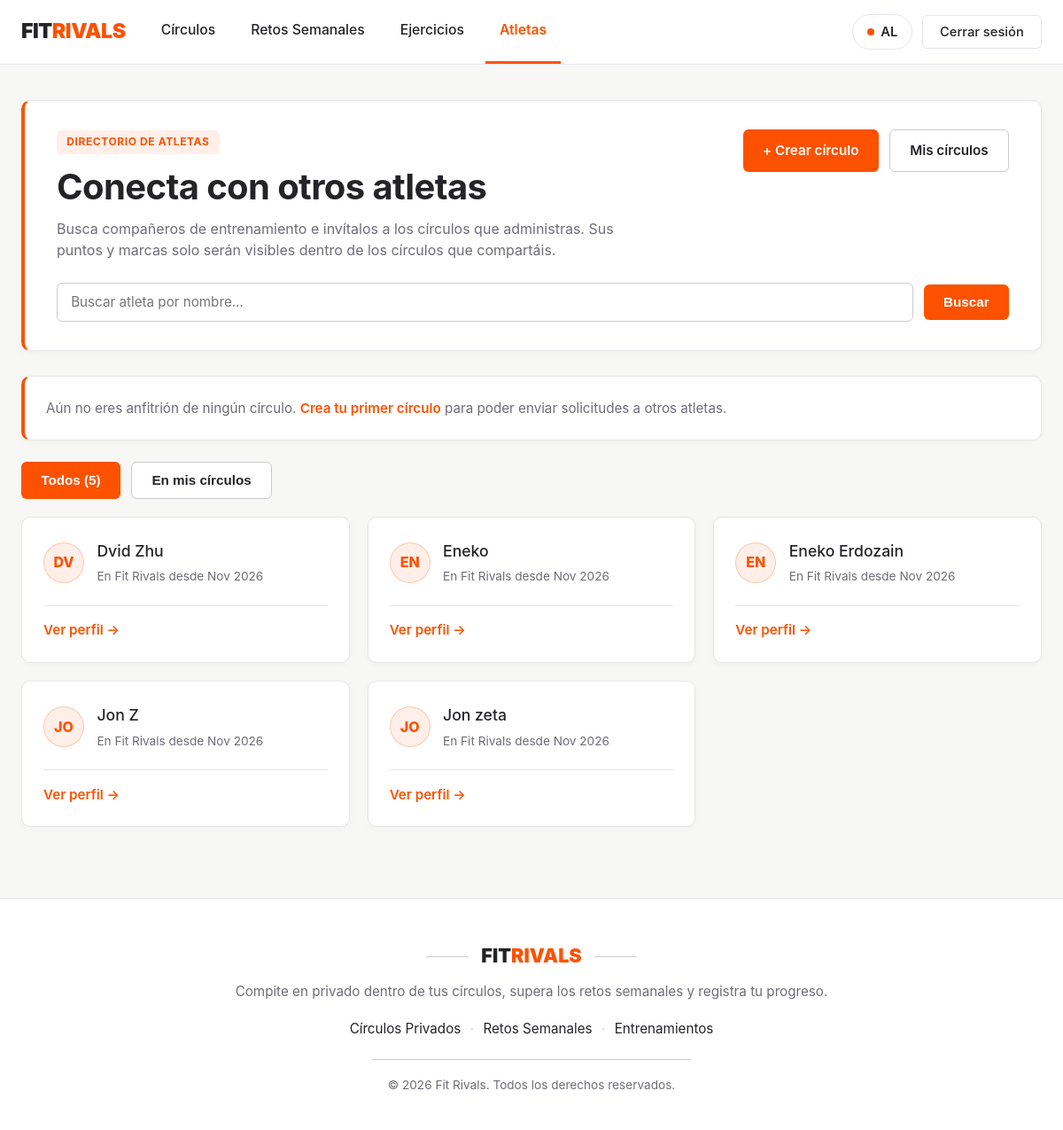
The app's page /usuarios/ (signed in), older data.
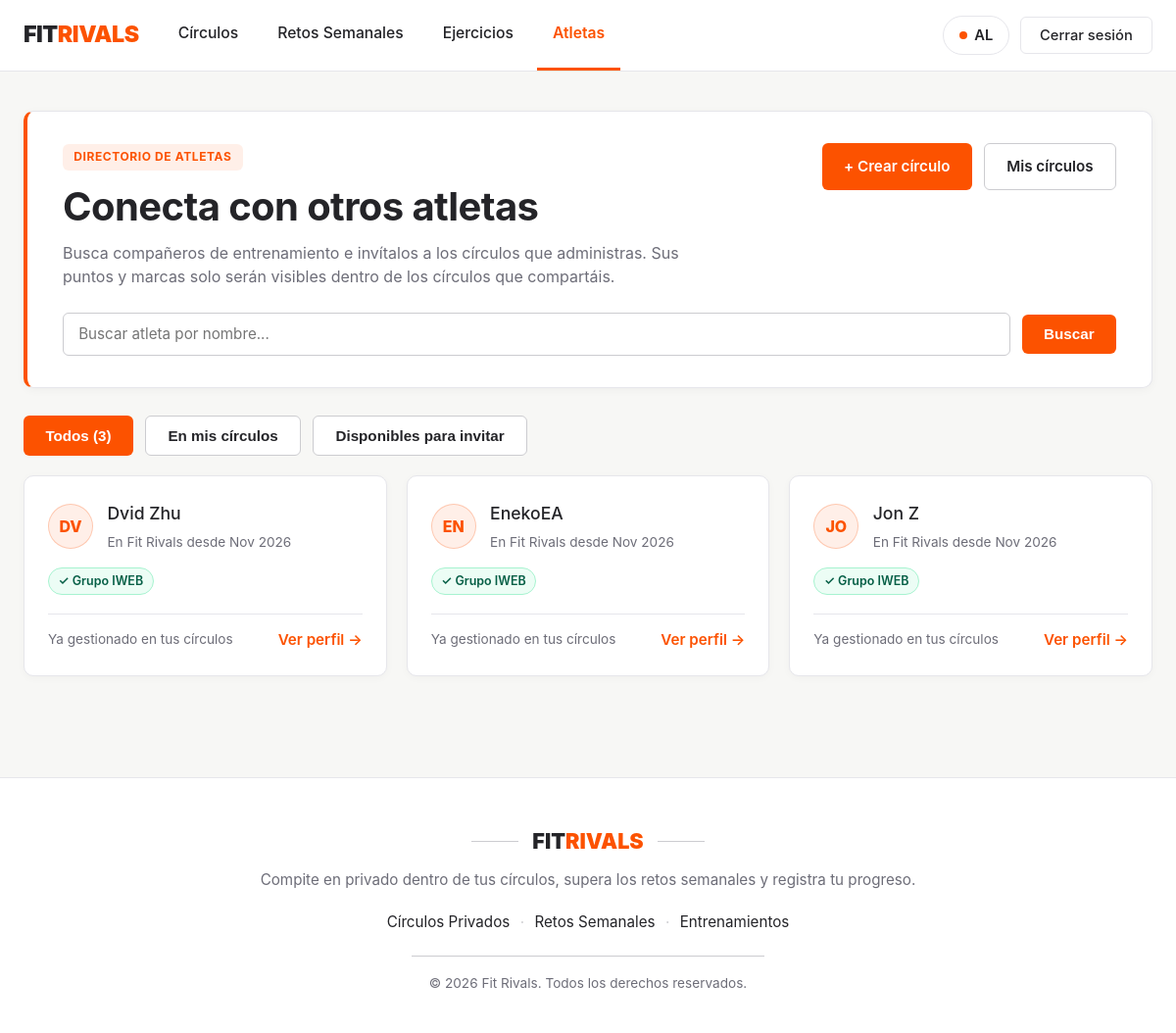
The same page, newer data.
### FitrivalsApp/models.py (models this page shows, shortened)
class Usuario(models.Model):
    nombre = models.CharField(max_length=100, unique=True)
    email = models.EmailField(unique=True)
    password = models.CharField(max_length=128)
    fecha_alta = models.DateField(auto_now_add=True)
    puntos = models.IntegerField(default=0)

class Circulo(models.Model):
    nombre = models.CharField(max_length=100)
    descripcion = models.TextField(blank=True, default='')
    anfitrion = models.ForeignKey(Usuario, on_delete=models.CASCADE, related_name='circulos_creados')
    miembros = models.ManyToManyField(Usuario, related_name='circulos', blank=True)
    fecha_creacion = models.DateField(auto_now_add=True)

### FitrivalsApp/views.py (the view)
# urls.py: path('usuarios/', views.lista_usuarios, name='lista_usuarios'),
def lista_usuarios(request):
    usuario_id = request.session.get('usuario_id')
    if not usuario_id:
        return redirect('login_usuario')
    yo = get_object_or_404(Usuario, pk=usuario_id)
    query = request.GET.get('q', '').strip()
    atletas_qs = Usuario.objects.exclude(pk=yo.pk).order_by('nombre')
    if query:
        atletas_qs = atletas_qs.filter(nombre__icontains=query)
    paginator = Paginator(atletas_qs, 6)
    pagina = paginator.get_page(request.GET.get('page'))
    mis_circulos = list(yo.circulos.prefetch_related('miembros').order_by('nombre'))
    mis_circulos_anfitrion = [c for c in mis_circulos if c.anfitrion_id == yo.id]
    pendientes_qs = InvitacionCirculo.objects.filter(
        circulo__anfitrion=yo,
        estado='PENDIENTE'
    ).select_related('circulo')
    pendientes_por_usuario = {}
    for inv in pendientes_qs:
        pendientes_por_usuario.setdefault(inv.invitado_id, []).append(inv.circulo)
    for atleta in pagina:
        compartidos = [
            c for c in mis_circulos
            if any(m.id == atleta.id for m in c.miembros.all())
        ]
        pendientes = pendientes_por_usuario.get(atleta.id, [])
        ids_ocupados = {c.id for c in compartidos} | {c.id for c in pendientes}
        invitables = [c for c in mis_circulos_anfitrion if c.id not in ids_ocupados]
        atleta.circulos_compartidos = compartidos
        atleta.invitaciones_pendientes = pendientes
        atleta.circulos_invitables = invitables
    return render(request, 'usuarios/lista.html', {
        'atletas': pagina,
        'pagina': pagina,
        'query': query,
        'mis_circulos_anfitrion': mis_circulos_anfitrion,
    })

### FitrivalsApp/templates/usuarios/lista.html (shortened to what this page needs)
{% extends 'base.html' %}
{% block content %}
    <div class="hero-card" style="margin-bottom: 1.75rem;">
        <div style="display: flex; flex-wrap: wrap; justify-content: space-between; align-items: flex-start; gap: 1rem;">
            <div style="flex: 1; min-width: 260px;">
                <span class="badge-orange">DIRECTORIO DE ATLETAS</span>
                <h1>Conecta con otros atletas</h1>
                <p style="margin-bottom: 1rem;">
                    Busca compañeros de entrenamiento e invítalos a los círculos que administras. Sus puntos y marcas solo serán visibles dentro de los círculos que compartáis.
                </p>
            </div>
            <div class="hero-actions">
                <a href="{% url 'crear_circulo' %}" class="btn-primary-strava">+ Crear círculo</a>
                <a href="{% url 'lista_circulos' %}" class="btn-secondary-strava">Mis círculos</a>
            </div>
        </div>
        <form method="get" action="{% url 'lista_usuarios' %}" style="display: flex; flex-wrap: wrap; gap: 0.75rem; align-items: center; margin-top: 0.5rem;">
            <input type="text"
                   id="buscador-atletas"
                   name="q"
                   value="{{ query }}"
                   placeholder="Buscar atleta por nombre..."
                   style="flex: 1; min-width: 220px; padding: 0.7rem 0.95rem; border-radius: 6px; border: 1px solid var(--border-strong); font-family: inherit; font-size: 0.95rem;">
            <button type="submit" class="btn-primary-strava">Buscar</button>
        </form>
    </div>
    {% if not mis_circulos_anfitrion %}
        <div class="info-card" style="margin-bottom: 1.5rem; border-left: 4px solid var(--strava-orange);">
            <p style="margin: 0;">
                Aún no eres anfitrión de ningún círculo. <a href="{% url 'crear_circulo' %}" class="card-link">Crea tu primer círculo</a> para poder enviar solicitudes a otros atletas.
            </p>
        </div>
    {% endif %}
    <div class="section-header" style="margin-bottom: 1.25rem;">
        <div class="hero-actions" id="filtros-atletas">
            <button type="button" class="btn-primary-strava filtro-btn" data-filtro="todos">
                Todos ({{ pagina.paginator.count }})
            </button>
            <button type="button" class="btn-secondary-strava filtro-btn" data-filtro="compartidos">
                En mis círculos
            </button>
            {% if mis_circulos_anfitrion %}
                <button type="button" class="btn-secondary-strava filtro-btn" data-filtro="invitables">
                    Disponibles para invitar
                </button>
            {% endif %}
        </div>
    </div>
    <div class="dashboard-grid" id="grid-atletas">
        {% for atleta in atletas %}
            <article class="info-card tarjeta-atleta"
                     data-nombre="{{ atleta.nombre|lower }}"
                     data-compartido="{% if atleta.circulos_compartidos %}si{% else %}no{% endif %}"
                     data-invitable="{% if atleta.circulos_invitables %}si{% else %}no{% endif %}">
                <div>
                    <div style="display: flex; align-items: center; gap: 0.9rem; margin-bottom: 0.9rem;">
                        <div style="width: 46px; height: 46px; border-radius: 50%; background-color: var(--strava-orange-soft); color: var(--strava-orange); border: 1px solid rgba(252, 82, 0, 0.25); display: flex; align-items: center; justify-content: center; font-weight: 800; font-size: 1rem; flex-shrink: 0;">
                            {{ atleta.nombre|slice:":2"|upper }}
                        </div>
                        <div style="min-width: 0;">
                            <h3 style="margin: 0 0 0.15rem;">
                                <a href="{% url 'detalle_usuario' atleta.pk %}" style="color: var(--text-dark);">{{ atleta.nombre }}</a>
                            </h3>
                            <span style="font-size: 0.85rem; color: var(--text-muted);">
                                En Fit Rivals desde {{ atleta.fecha_alta|date:"M Y" }}
                            </span>
                        </div>
                    </div>
                    {% if atleta.circulos_compartidos %}
                        <div style="margin-bottom: 0.75rem; display: flex; flex-wrap: wrap; gap: 0.35rem;">
                            {% for c in atleta.circulos_compartidos %}
                                <span style="padding: 0.22rem 0.6rem; background: #ECFDF5; color: #065F46; border: 1px solid #A7F3D0; border-radius: 999px; font-size: 0.78rem; font-weight: 600;">
                                    ✓ {{ c.nombre }}
                                </span>
                            {% endfor %}
                        </div>
                    {% endif %}
                </div>
                <div style="border-top: 1px solid var(--border-light); padding-top: 0.9rem; margin-top: 0.4rem;">
                    {% if atleta.circulos_invitables %}
                        <form method="post" action="{% url 'invitar_circulo' %}" style="display: flex; gap: 0.5rem; align-items: center;">
                            {% csrf_token %}
                            <input type="hidden" name="invitado_id" value="{{ atleta.pk }}">
                            <input type="hidden" name="next" value="{% url 'lista_usuarios' %}">
                            <select name="circulo_id" style="flex: 1; min-width: 0; padding: 0.55rem 0.7rem; border-radius: 6px; border: 1px solid var(--border-strong); font-family: inherit; font-size: 0.9rem; background: #fff;">
                                {% for c in atleta.circulos_invitables %}
                                    <option value="{{ c.pk }}">{{ c.nombre }}</option>
                                {% endfor %}
                            </select>
                            <button type="submit" class="btn-primary-strava" style="padding: 0.55rem 1rem; font-size: 0.9rem;">
                                Invitar
                            </button>
                        </form>
                    {% elif mis_circulos_anfitrion %}
                        <div style="display: flex; justify-content: space-between; align-items: center;">
                            <span style="font-size: 0.85rem; color: var(--text-muted);">Ya gestionado en tus círculos</span>
                            <a href="{% url 'detalle_usuario' atleta.pk %}" class="card-link">Ver perfil &rarr;</a>
                        </div>
                    {% else %}
                        <a href="{% url 'detalle_usuario' atleta.pk %}" class="card-link">Ver perfil &rarr;</a>
                    {% endif %}
                </div>
            </article>
        {% empty %}
            <div class="info-card">
                <p style="margin: 0;">No se han encontrado atletas con ese nombre.</p>
            </div>
        {% endfor %}
    </div>
{% endblock %}

### FitrivalsApp/templates/base.html (shortened to what this page needs)
{% load static %}
<!DOCTYPE html>
<html lang="es">
<head>
    <link rel="stylesheet" href="{% static 'css/estilos.css' %}">
    <link rel="stylesheet" href="{% static 'css/header-footer.css' %}">
</head>
<body class="vista-{{ request.resolver_match.url_name }}">
    <header class="site-header">
        <div class="header-container">
            <a href="{% url 'index' %}" class="brand">
                FIT<span>RIVALS</span>
            </a>
            <nav class="site-nav">
                <a href="{% url 'lista_circulos' %}" class="{% if 'circulo' in request.resolver_match.url_name or 'invitacion' in request.resolver_match.url_name %}activo{% endif %}">
                    Círculos
                </a>
                <a href="{% url 'lista_retos' %}" class="{% if 'reto' in request.resolver_match.url_name %}activo{% endif %}">
                    Retos Semanales
                </a>
                <a href="{% url 'lista_ejercicios' %}" class="{% if 'ejercicio' in request.resolver_match.url_name %}activo{% endif %}">
                    Ejercicios
                </a>
                <a href="{% url 'lista_usuarios' %}" class="{% if request.resolver_match.url_name == 'lista_usuarios' or request.resolver_match.url_name == 'detalle_usuario' %}activo{% endif %}">
                    Atletas
                </a>
            </nav>
            <div class="header-user-actions">
                {% if request.session.usuario_nombre %}
                    <a href="{% url 'detalle_usuario' request.session.usuario_id %}" class="user-pill">
                        <span class="user-avatar-dot"></span>
                        {{ request.session.usuario_nombre }}
                    </a>
                    <form method="post" action="{% url 'logout_usuario' %}" class="form-logout">
                        <button type="submit" class="btn-secondary-nav">Cerrar sesión</button>
                    </form>
                {% endif %}
            </div>
        </div>
    </header>
    <main class="main-wrapper">
        {% block content %}
        {% endblock %}
    </main>
    <footer class="fr-footer">
        <div class="fr-footer-inner">
            <div class="fr-footer-brand-row">
                <span class="fr-footer-line"></span>
                <span class="fr-footer-logo">FIT<span>RIVALS</span></span>
                <span class="fr-footer-line"></span>
            </div>
            <p class="fr-footer-subtitle">
                Compite en privado dentro de tus círculos, supera los retos semanales y registra tu progreso.
            </p>
            <div class="fr-footer-pillars">
                <span>Círculos Privados</span>
                <span class="fr-footer-sep">·</span>
                <span>Retos Semanales</span>
                <span class="fr-footer-sep">·</span>
                <span>Entrenamientos</span>
            </div>
            <div class="fr-footer-divider"></div>
            <p class="fr-footer-copy">&copy; 2026 Fit Rivals. Todos los derechos reservados.</p>
        </div>
    </footer>
</body>
</html>

### FitrivalsApp/static/css/estilos.css (style rules this page uses)
:root { --strava-orange: #FC5200; --strava-orange-hover: #E04A00; --strava-orange-soft: rgba(252, 82, 0, 0.09); --bg-page: #F7F7F5; --bg-white: #FFFFFF; --bg-soft: #F3F2EE; --text-dark: #242428; --text-muted: #6D6D78; --border-light: #E6E6EB; --border-strong: #CCCCD0; --radius: 10px; }
*, *::before, *::after { box-sizing: border-box; }
html { scroll-behavior: smooth; }
html, body { margin: 0; padding: 0; min-height: 100%; background-color: var(--bg-page); color: var(--text-dark); font-family: "Inter", system-ui, -apple-system, "Segoe UI", Roboto, Helvetica, Arial, sans-serif; font-size: 1rem; line-height: 1.55; -webkit-font-smoothing: antialiased; }
.main-wrapper { max-width: 1200px; margin: 2.5rem auto; padding: 0 1.5rem; min-height: calc(100vh - 200px); }
h1 { margin: 0 0 0.75rem; font-size: clamp(1.9rem, 4vw, 2.5rem); font-weight: 700; line-height: 1.15; letter-spacing: -0.015em; color: var(--text-dark); }
h3 { margin: 0 0 0.5rem; font-size: 1.1rem; font-weight: 600; color: var(--text-dark); }
a { color: var(--strava-orange); font-weight: 500; text-decoration: none; }
.btn-primary-strava { display: inline-flex; align-items: center; justify-content: center; gap: 0.45rem; padding: 0.7rem 1.4rem; background-color: var(--strava-orange); color: #FFFFFF; font-size: 0.95rem; font-weight: 600; border: none; border-radius: 6px; cursor: pointer; text-decoration: none; transition: background-color 0.15s ease, transform 0.1s ease; }
.btn-secondary-strava { display: inline-flex; align-items: center; justify-content: center; gap: 0.45rem; padding: 0.7rem 1.4rem; background-color: #FFFFFF; color: var(--text-dark); font-size: 0.95rem; font-weight: 600; border: 1px solid var(--border-strong); border-radius: 6px; cursor: pointer; text-decoration: none; transition: border-color 0.15s ease, background-color 0.15s ease; }
.hero-card { background-color: #FFFFFF; border: 1px solid var(--border-light); border-left: 4px solid var(--strava-orange); border-radius: var(--radius); padding: 2rem 2.25rem; box-shadow: 0 2px 10px rgba(0, 0, 0, 0.04); }
.badge-orange { display: inline-block; padding: 0.28rem 0.7rem; margin-bottom: 0.85rem; background-color: var(--strava-orange-soft); color: var(--strava-orange); font-size: 0.75rem; font-weight: 700; letter-spacing: 0.05em; border-radius: 6px; text-transform: uppercase; }
.hero-card p { margin: 0 0 1.25rem; color: var(--text-muted); max-width: 680px; }
.hero-actions { display: flex; flex-wrap: wrap; gap: 0.75rem; }
.dashboard-grid { display: grid; grid-template-columns: repeat(auto-fit, minmax(290px, 1fr)); gap: 1.25rem; }
.info-card { display: flex; flex-direction: column; justify-content: space-between; background-color: #FFFFFF; border: 1px solid var(--border-light); border-radius: var(--radius); padding: 1.5rem; box-shadow: 0 2px 8px rgba(0, 0, 0, 0.03); transition: border-color 0.15s ease, box-shadow 0.15s ease; }
.card-link { font-size: 0.95rem; font-weight: 600; color: var(--strava-orange); }
.section-header { display: flex; flex-wrap: wrap; align-items: center; justify-content: space-between; gap: 1rem; margin-bottom: 1.5rem; }

Row changes from the older to the newer data that the page shows:
removed Usuario: nombre "EN", nombre "Eneko", fecha_alta "Nov 2026", shows "Ver perfil →"
removed Usuario: nombre "EN", nombre "Eneko Erdozain", fecha_alta "Nov 2026", shows "Ver perfil →"
removed Usuario: nombre "JO", nombre "Jon zeta", fecha_alta "Nov 2026", shows "Ver perfil →"
shown differently, row unchanged: Usuario "Dvid Zhu": now shows "Ya gestionado en tus círculos"
added Circulo: nombre "Grupo IWEB"
added Usuario: nombre "EN", nombre "EnekoEA", fecha_alta "Nov 2026", shows "Ya gestionado en tus círculos"
shown differently, row unchanged: Usuario "Jon Z": now shows "Ya gestionado en tus círculos"
Text that changed along with them:
{{ pagina.paginator.count }}: "5" → "3"
text no longer shown: "Aún no eres anfitrión de ningún círculo. Crea tu primer círculo para poder enviar solicitudes a otros atletas."
text now shown: "Disponibles para invitar"
